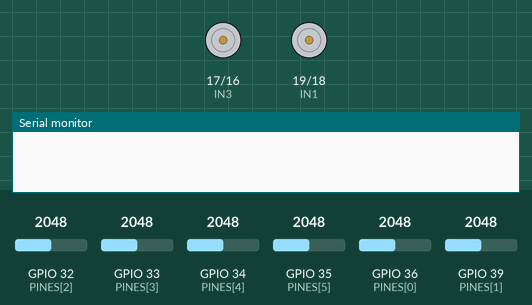
This sketch was run on a simulated ESP32. On the bench: motor-driver pin pairs drawn as motors (green arrow = first pin HIGH = forward, orange = second pin HIGH = backward, longer = more drive), the last lines printed to the serial monitor. The inputs (shaded band) are chosen by the test bench; at power-on: GPIO 32 (PINES[2]) = 2048, GPIO 33 (PINES[3]) = 2048, GPIO 34 (PINES[4]) = 2048, GPIO 35 (PINES[5]) = 2048, GPIO 36 (PINES[0]) = 2048, GPIO 39 (PINES[1]) = 2048.

Above: at 0.1 s.
At 5.1 s:
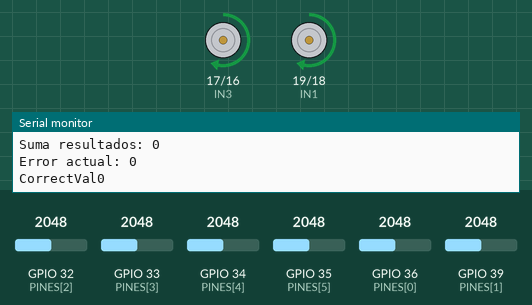
Timing chart, 0 to 6.6 s (numbered marks = the images above):
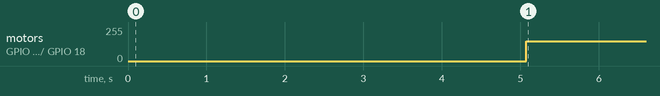

The sketch:

simploPIDLinefollwoing.ino
```cpp
// Sustituimos por los pines del ADC1 recomendados
int PINES[6] = {36, 39, 32, 33, 34, 35}; //VP 36, VN 39

// Pines del Driver DRV8833
const int IN1 = 19; // Motor Izquierdo Adelante
const int IN2 = 18; // Motor Izquierdo Atrás
const int IN3 = 17; // Motor Derecho Adelante
const int IN4 = 16; // Motor Derecho Atrás

// Velocidad base cuando el robot va recto por la línea (0 a 255)
const int VEL_BASE = 150;

// trabajamos con cada sensor de manera independiente
int maximos[6] = {4096, 4096, 4096, 4096, 4096, 4096};
int minimos[6] = {0, 0, 0, 0, 0, 0};
int pesos[6] = {-3000, -2000, -1000, 1000, 2000, 3000};
bool resultado[6];

int sumaResultados = 0;

long prevMillis = 0;


int valor = 0;
int errorTotal = 0;
int errorPrevio = 0;

int proError = 0;
int derError = 0;

int correctVal = 0;

float kD = 0;
float kP = 0.0;

// Calibración del módulo
void setup() {
  Serial.begin(115200); // INICIALIZAMOS SERIAL PARA PODER VER LOS PRINT

  for(int i = 0; i < 6; i++){ // Configuramos los pines de forma ordenada
    // CORREGIDO: Usamos PINES[i] en lugar de i
    pinMode(PINES[i], INPUT);
  }

  for(int j = 0; j < 100; j++){ // 100 lecturas
    for(int k = 0; k < 6; k++){ // en cada lectura, hacemos lectura de los 8 sensores
      // CORREGIDO: Usamos PINES[k] en lugar de k
      valor = analogRead(PINES[k]);

      // CORREGIDO: La asignación original estaba al revés (valor = minimos[k])
      if(valor < minimos[k]) minimos[k] = valor;  // actualizamos el minimo
      if(valor > maximos[k]) maximos[k] = valor;  // actualizamos el maximo
    }
    delay(50); // el delay funciona en milisegundos, 100*50=5000=5 segundos para calibrar el robot
  }

  // Yo recomiendo agregar que muestre el valor de calibración, y recuerdo, calibramos sobre fondo blanco, cualquier valor mayor que de mayor que el de la medición,
  // lo detectará como HIGH

  Serial.println("Calibración completada. Valores límite:"); // print con salto de linea

  Serial.print("Mínimos: ");
  for(int a = 0; a < 6; a++){
    Serial.print(minimos[a]);
    Serial.print(" ");
  }
  Serial.println(""); // salto de linea

  Serial.print("Máximos: ");
  for(int b = 0; b < 6; b++){
    Serial.print(maximos[b]);
    Serial.print(" ");
  }
  Serial.println("");


  // Configuración de motores como salidas
  pinMode(IN1, OUTPUT);
  pinMode(IN2, OUTPUT);
  pinMode(IN3, OUTPUT);
  pinMode(IN4, OUTPUT);
}

void loop() {

  leerLinea();

  calcularError();
  PIDControl();
  motorHandle();

  long currentTime = millis();

  if (currentTime-prevMillis >= 1500){
    mostrarValores();

    prevMillis = millis();

  }
}

void leerLinea(){  // lectura, y valoramos si es fondo o linea blanca

  for (int i = 0; i < 6; i++) {
    // CORREGIDO: Usamos PINES[i] en lugar de i
    int estado = analogRead(PINES[i]);
    int umbral = minimos[i] + ((maximos[i] - minimos[i]) / 2); // un umbral para permitir que tenga cierto imperfecto. Podeis elegir cuanto porcien
    resultado[i] = (estado > umbral) ? 1 : 0;  // es una variable condicional, si se cumple, elige el valor a la izquierda de los dos puntos, sino el de la derecha
  }
}

void mostrarValores(){
    // muestreo
  Serial.print("Estado actual: ");
  for(int j = 0; j < 6; j++){
    Serial.print(resultado[j]);
    Serial.print(" ");
  }
  Serial.println(" ");

  Serial.print("Suma resultados: ");
  Serial.println(sumaResultados);

  Serial.print("Error actual: ");
  Serial.println(errorTotal);

  Serial.println();

  Serial.print("CorrectVal");
  Serial.println(correctVal);
  Serial.println();
}

void calcularError(){
  // 1. Reiniciamos a 0 en cada ciclo para no acumular basura de lecturas anteriores
  sumaResultados = 0;
  errorTotal = 0;

  for(int i = 0; i<6; i++){
    sumaResultados += resultado[i];
  }


  // 2. Si ningún sensor detecta la línea, salimos de la función para evitar dividir por 0
  if (sumaResultados == 0) {
    return;
  }

  for(int i = 0; i<6; i++){
    if (resultado[i]){ // Si el sensor ve la línea (es 1/true)
      // 3. Usamos pesos[i] para coger el valor correspondiente a este sensor
      errorTotal += (pesos[i] / sumaResultados);
    }
  }

  // Opcional para depurar: ver el error calculado

}

void PIDControl (){

  proError = kP*errorTotal;
  derError = kD*(errorTotal-errorPrevio);
  correctVal = proError+derError;

  errorPrevio = errorTotal;

  }


void motorHandle() {
  // 1. Calculamos la velocidad objetivo de cada rueda
  int velMotIzq = VEL_BASE + correctVal;
  int velMotDer = VEL_BASE - correctVal;

  // 2. Acotamos matemáticamente para no salirnos del límite del PWM (-255 a 255)
  velMotIzq = constrain(velMotIzq, -255, 255);
  velMotDer = constrain(velMotDer, -255, 255);

  // 3. Enviamos las órdenes físicas al driver
  moverMotorIzquierdo(velMotIzq);
  moverMotorDerecho(velMotDer);
}

// --- FUNCIONES FÍSICAS DEL DRV8833 ---

void moverMotorIzquierdo(int velocidad) {
  if (velocidad >= 0) {
    // Si la velocidad es positiva, avanzamos
    analogWrite(IN1, velocidad);
    digitalWrite(IN2, LOW);
  } /*else {
    // Si es negativa, invertimos la polaridad para frenar girando hacia atrás
    // (Multiplicamos por -1 para pasar la velocidad a un valor positivo válido para el PWM)
    digitalWrite(IN1, LOW);
    analogWrite(IN2, velocidad * -1);
  }*/
}

void moverMotorDerecho(int velocidad) {
  if (velocidad >= 0) {
    analogWrite(IN3, velocidad);
    digitalWrite(IN4, LOW);
  } /*else {
    digitalWrite(IN3, LOW);
    analogWrite(IN4, velocidad * -1);
  }*/
}
```

Measured:
- by itself, motor on GPIO 17 (IN3) / GPIO 16 (IN4), motor on GPIO 19 (IN1) / GPIO 18 (IN2): stopped → forward 150/255 at 5.1 s
